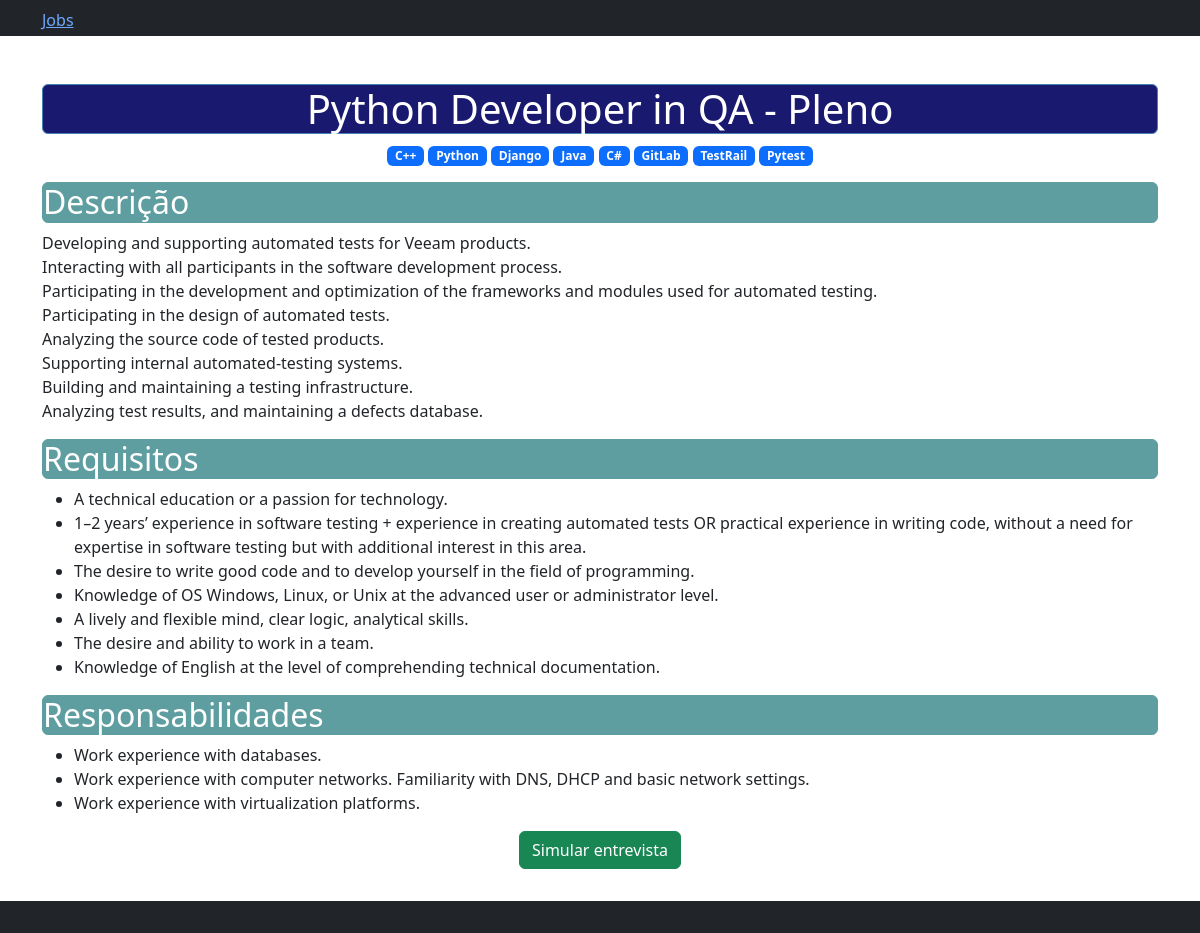
Page /jobs/5/ on the committed database.
### jobs/models.py (models this page shows, shortened)
class Job(models.Model):
    LEVEL_CHOICES = (
        ('jr', 'Júnior'),
        ('pl', 'Pleno'),
        ('sr', 'Sênior'),
    )
    title = models.CharField(max_length=100)
    description = models.TextField()
    requirements = models.TextField()
    responsibilities = models.TextField()
    level = models.CharField(max_length=2, choices=LEVEL_CHOICES)
    skills = models.ManyToManyField("jobs.Skill", related_name="jobs")
    def requirements_list(self):
        return self.requirements.split("\n")
    def responsibilities_list(self):
        return self.responsibilities.split("\n")

class Skill(models.Model):
    title = models.CharField(max_length=100, unique=True, blank=False, null=False)

### jobs/views.py (the view)
# urls.py: path('<int:pk>/', details_job, name="details"),
def details_job(request, pk):
    job = get_object_or_404(Job, pk=pk)
    return render(
        request,
        "jobs/details.html",
        {
            "page_title": job.title,
            "job": job
        }
    )

### jobs/templates/jobs/details.html (shortened to what this page needs)
{% extends 'base.html' %}
{% block content %}
    <h1>{{ page_title }} - {{ job.get_level_display }}</h1>
    <div class="skills">
        {% for skill in job.skills.all %}
            <span class="badge text-bg-primary">{{ skill.title }}</span>
        {% endfor %}
    </div>
    <h2 class="mt-3">Descrição</h2>
    <p>{{ job.description|linebreaksbr }}</p>
    <h2 class="mt-3">Requisitos</h2>
    <ul>
        {% for requirement in job.requirements_list %}
            <li>{{ requirement }}</li>
        {% endfor %}
    </ul>
    <h2 class="mt-3">Responsabilidades</h2>
    <ul>
        {% for responsibilities in job.responsibilities_list %}
            <li>{{ responsibilities }}</li>
        {% endfor %}
    </ul>
    <form action="{% url 'interviews:create' job_pk=job.pk %}" method="POST">
        <button type="submit" class="btn btn-success">Simular entrevista</button>
    </form>
{% endblock content %}

### jobs/templates/jobs/details.html (style rules this page uses)
h1 { background: MidnightBlue; color: white; border-radius: 6px; border: 1px solid SteelBlue; text-align: center; }
.skills, form { text-align: center; }
.mt-3 { background: CadetBlue; color: white; border-radius: 6px; border: 1px solid CadetBlue; }

### rows in the picture
Job: title "Python Developer in QA", level "Pleno", description "Developing and supporting automated tests for Veeam products. Interacting with all participants in the software development process. Participating in the development and optimization of the frameworks and modules used for automated testing. Participating in the design of automated tests. Analyzing the source code of tested products. Supporting internal automated-testing systems. Building and maintaining a testing infrastructure. Analyzing test results, and maintaining a defects database."
Skill: title "C++"
Skill: title "Python"
Skill: title "Django"
Skill: title "Java"
Skill: title "C#"
Skill: title "GitLab"
Skill: title "TestRail"
Skill: title "Pytest"

### other values in the picture
{{ requirement }} "A technical education or a passion for technology." "The desire to write good code and to develop yourself in the field of programming." "Knowledge of OS Windows, Linux, or Unix at the advanced user or administrator level." "A lively and flexible mind, clear logic, analytical skills." "The desire and ability to work in a team." "Knowledge of English at the level of comprehending technical documentation."
{{ responsibilities }} "Work experience with databases." "Work experience with computer networks. Familiarity with DNS, DHCP and basic network settings." "Work experience with virtualization platforms."
